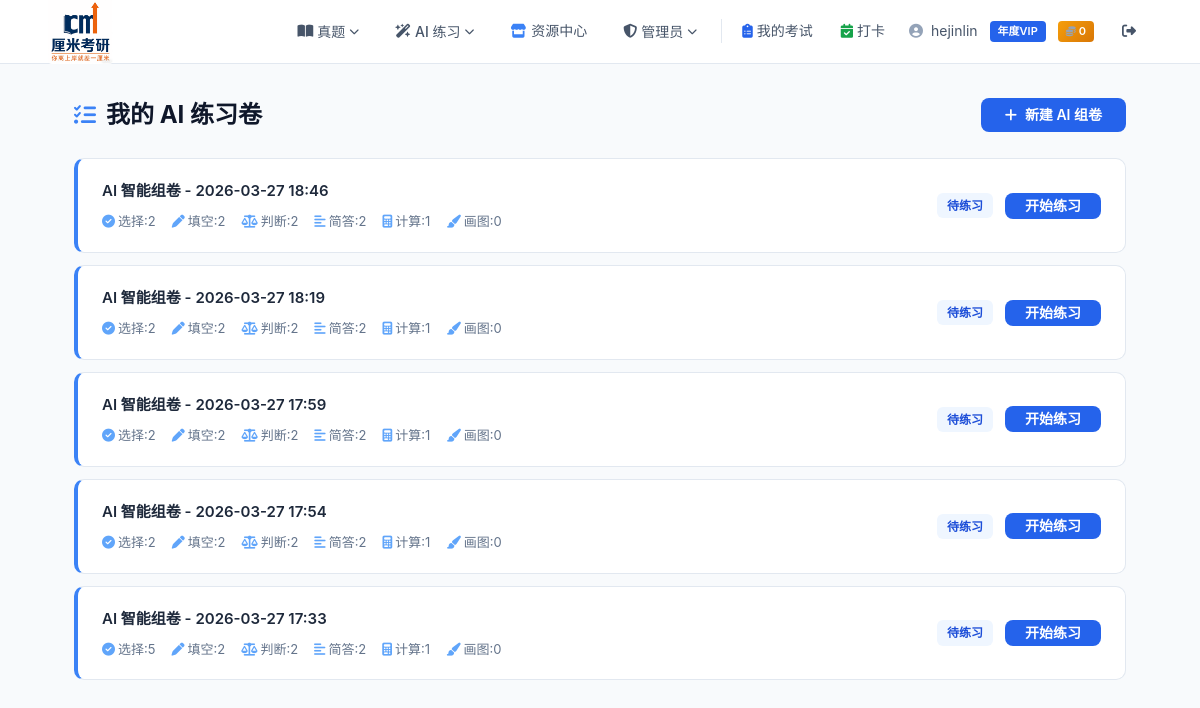
/ai-test/list/ (signed in), run on an earlier commit of the app's database.
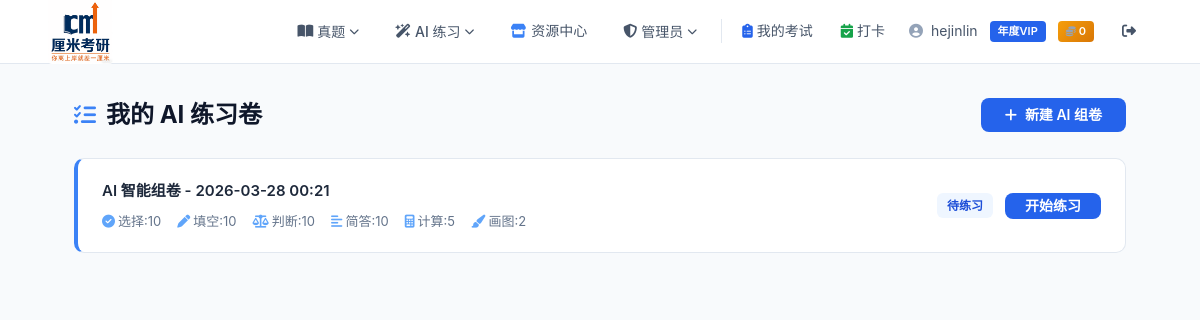
And on a later commit of the database.
### ai_test/models.py (models this page shows, shortened)
class AIExam(models.Model):
    STATUS_CHOICES = [
        ("pending", "生成中"),
        ("completed", "待练习"),
        ("taking", "作答中"),
        ("submitted", "已提交"),
    ]
    user = models.ForeignKey(settings.AUTH_USER_MODEL, on_delete=models.CASCADE, verbose_name="用户")
    subject = models.ForeignKey("kaoyan_app.Subject", on_delete=models.CASCADE, verbose_name="专业课")
    status = models.CharField(max_length=20, choices=STATUS_CHOICES, default="pending", verbose_name="状态")
    task_id = models.CharField(max_length=100, null=True, blank=True, verbose_name="异步任务ID")
    created_at = models.DateTimeField(auto_now_add=True, verbose_name="创建时间")
    completed_at = models.DateTimeField(null=True, blank=True, verbose_name="生成完成时间")
    started_at = models.DateTimeField(null=True, blank=True, verbose_name="开始作答时间")
    duration_seconds = models.IntegerField(default=0, verbose_name="作答时长(秒)")
    score = models.IntegerField(default=0, verbose_name="客观题得分")
    total_objective_score = models.IntegerField(default=0, verbose_name="客观题总分")
    choice_count = models.IntegerField(default=0, verbose_name="选择题数量")
    fill_count = models.IntegerField(default=0, verbose_name="填空题数量")
    judge_count = models.IntegerField(default=0, verbose_name="判断题数量")
    short_count = models.IntegerField(default=0, verbose_name="简答题数量")
    calc_count = models.IntegerField(default=0, verbose_name="计算题数量")
    draw_count = models.IntegerField(default=0, verbose_name="画图题数量")
    class Meta:
        verbose_name = "AI智能试卷"
        verbose_name_plural = "AI智能试卷"
        ordering = ["-created_at"]

### kaoyan_project/vip_utils.py (the view)
    @login_required
    def wrapper(request, *args, **kwargs):
        if not request.user.is_vip():
            return redirect(
                reverse("user:vip") + "?from=" + view_func.__name__
            )
        return view_func(request, *args, **kwargs)

### ai_test/views.py (called while the page is built)
@vip_required
def ai_exam_list(request):
    exams = AIExam.objects.filter(user=request.user).order_by("-created_at")
    return render(request, "ai_test/ai_exam_list.html", {"exams": exams})

### kaoyan_project/vip_utils.py (called while the page is built, shortened)
def vip_required(view_func):
    @login_required
    def wrapper(request, *args, **kwargs):
        if not request.user.is_vip():
            return redirect(
                reverse("user:vip") + "?from=" + view_func.__name__
            )
        return view_func(request, *args, **kwargs)
    wrapper.__name__ = view_func.__name__
    wrapper.__doc__ = view_func.__doc__
    return wrapper

def vip_context(request):
    user = request.user
    if user.is_authenticated:
        is_vip = user.is_vip()
        vip_label = dict(user.VIP_CHOICES).get(user.vip_level, "")
        return {
            "is_vip": is_vip,
            "vip_label": vip_label,
            "is_free_user": not is_vip,
            "user_coins": user.coins,
        }

### user/models.py (called while the page is built)
    def is_vip(self):
        if self.vip_level == 0:
            return False
        if self.vip_expire_date is None:
            return False
        from django.utils import timezone
        return self.vip_expire_date > timezone.now()

### ai_test/templates/ai_test/ai_exam_list.html (shortened to what this page needs)
{% extends "user/base.html" %}
{% block content %}
<div class="list-header">
    <h1 class="page-title" style="margin:0;"><i class="fa-solid fa-list-check"></i> 我的 AI 练习卷</h1>
    <a href="{% url 'ai_test:ai_exam_create' %}" class="btn btn-primary"><i class="fa-solid fa-plus"></i> 新建 AI 组卷</a>
</div>
{% if exams %}
<div id="exam-list-container">
    {% for exam in exams %}
    <div class="card exam-item status-{{ exam.status }}" data-exam-id="{{ exam.id }}">
        <div class="exam-info">
            <h3>AI 智能组卷 - {{ exam.created_at|date:"Y-m-d H:i" }}</h3>
            <div class="exam-meta">
                <span><i class="fa-solid fa-circle-check" style="margin-right:3px;color:var(--blue-400);"></i>选择:{{ exam.choice_count }}</span>
                <span><i class="fa-solid fa-pen" style="margin-right:3px;color:var(--blue-400);"></i>填空:{{ exam.fill_count }}</span>
                <span><i class="fa-solid fa-scale-balanced" style="margin-right:3px;color:var(--blue-400);"></i>判断:{{ exam.judge_count }}</span>
                <span><i class="fa-solid fa-align-left" style="margin-right:3px;color:var(--blue-400);"></i>简答:{{ exam.short_count }}</span>
                <span><i class="fa-solid fa-calculator" style="margin-right:3px;color:var(--blue-400);"></i>计算:{{ exam.calc_count }}</span>
                <span><i class="fa-solid fa-paintbrush" style="margin-right:3px;color:var(--blue-400);"></i>画图:{{ exam.draw_count }}</span>
            </div>
        </div>
        <div class="exam-actions" id="actions-{{ exam.id }}">
            {% if exam.status == 'pending' %}
            <span class="badge badge-gray" style="display:inline-flex;align-items:center;gap:6px;"><span class="spinner"></span> 大模型生成中...</span>
            {% elif exam.status == 'completed' %}
            <div style="display:flex;align-items:center;gap:12px;">
                <span class="badge badge-blue">待练习</span>
                <a href="{% url 'ai_test:ai_exam_take' exam.id %}" class="btn btn-primary" style="padding:6px 20px;font-size:14px;">开始练习</a>
            </div>
            {% elif exam.status == 'taking' %}
            <div style="display:flex;align-items:center;gap:12px;">
                <span class="badge badge-green"><i class="fa-solid fa-pen" style="margin-right:3px;"></i>作答中</span>
                <a href="{% url 'ai_test:ai_exam_take' exam.id %}" class="btn btn-primary" style="padding:6px 20px;font-size:14px;">继续作答</a>
            </div>
            {% elif exam.status == 'submitted' %}
            <div style="display:flex;align-items:center;gap:12px;">
                <span class="badge badge-gray">已提交 · {{ exam.score }}/{{ exam.total_objective_score }}</span>
                <a href="{% url 'ai_test:ai_exam_result' exam.id %}" class="btn btn-outline" style="padding:6px 20px;font-size:14px;">查看成绩</a>
            </div>
            {% endif %}
        </div>
    </div>
    {% endfor %}
</div>
{% else %}
<div class="empty-state">
    <i class="fa-solid fa-wand-magic-sparkles"></i>
    <p>暂无 AI 组卷记录</p>
    <div style="margin-top:20px;"><a href="{% url 'ai_test:ai_exam_create' %}" class="btn btn-primary"><i class="fa-solid fa-plus"></i> 新建 AI 组卷</a></div>
</div>
{% endif %}
{% endblock %}

What changed in the data, as far as the page shows it:
removed AIExam: created_at "2026-03-27 18:46", choice_count "2", fill_count "2", judge_count "2", short_count "2", calc_count "1", draw_count "0", status "待练习"
removed AIExam: created_at "2026-03-27 18:19", choice_count "2", fill_count "2", judge_count "2", short_count "2", calc_count "1", draw_count "0", status "待练习"
removed AIExam: created_at "2026-03-27 17:59", choice_count "2", fill_count "2", judge_count "2", short_count "2", calc_count "1", draw_count "0", status "待练习"
removed AIExam: created_at "2026-03-27 17:54", choice_count "2", fill_count "2", judge_count "2", short_count "2", calc_count "1", draw_count "0", status "待练习"
removed AIExam: created_at "2026-03-27 17:33", choice_count "5", fill_count "2", judge_count "2", short_count "2", calc_count "1", draw_count "0", status "待练习"
added AIExam: created_at "2026-03-28 00:21", choice_count "10", fill_count "10", judge_count "10", short_count "10", calc_count "5", draw_count "2", status "待练习"
